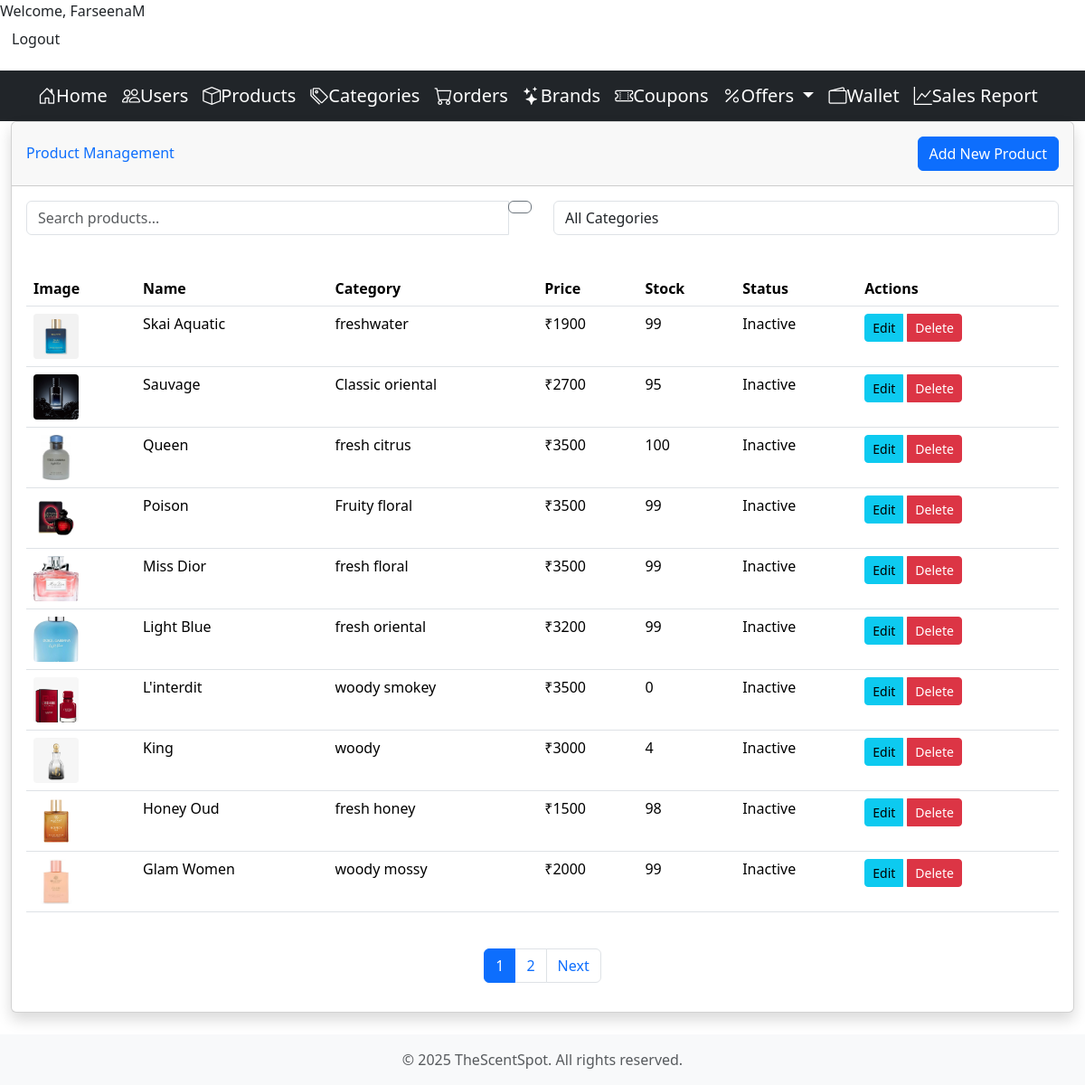
/adminhome/productlist/ (signed in), run on the app's committed database.
### core/models/product.py (models this page shows, shortened)
class Product(models.Model):
    name = models.CharField(max_length=50)
    price = models.IntegerField(default=0)
    description = models.CharField(max_length=2000, blank=True)
    image = models.ImageField(upload_to="images/")
    category = models.ForeignKey(Category, db_column='type2', on_delete=models.CASCADE)
    rating = models.IntegerField(default=1, validators=[MinValueValidator(0),MaxValueValidator(5)])
    brand = models.CharField(max_length=50, default="")
    gender = models.CharField(max_length=50, default="")
    size = models.CharField(max_length=50, default="")
    stock = models.IntegerField(default=0)

### core/models/category.py (models this page shows, shortened)
class Category(models.Model):
    id = models.AutoField(primary_key=True)
    name = models.CharField(max_length=100, null = True)
    description = models.TextField(null=True, blank=True)

### adminoperations/views.py (the view)
# urls.py: path('adminhome/productlist/', views.ProductListView.as_view(), name='product_list'),
class ProductListView(StaffRequiredMixin, ListView):
    model = Product
    template_name = 'adminoperations/admin_productlist.html'
    context_object_name = 'products'
    paginate_by = 10
    def get_queryset(self):
        queryset = Product.objects.all().order_by('-name')
        search_query = self.request.GET.get('search')
        category_filter = self.request.GET.get('category')
        if search_query:
            queryset = queryset.filter(
                Q(name__icontains=search_query) |
                Q(description__icontains=search_query)
            )
        if category_filter:
            queryset = queryset.filter(category_id=category_filter)
        return queryset
    def get_context_data(self, **kwargs):
        context = super().get_context_data(**kwargs)
        context['categories'] = Category.objects.all()
        context['selected_category'] = self.request.GET.get('category')
        return context

### adminoperations/views.py (called while the page is built)
    def dispatch(self, request, *args, **kwargs):
        if not request.user.is_staff:
            messages.error(request, "You don't have permission to access this page.")
            return redirect('main')  # Redirect to main page if not staff
        return super().dispatch(request, *args, **kwargs)

### adminoperations/templates/adminoperations/admin_productlist.html (shortened to what this page needs)
{% extends 'adminoperations/admin_base.html' %}
{% load static %}
{% block css%}
    <link href="{% static 'adminoperations/css/admin_productlist.css' %}" rel="stylesheet" type="text/css">
{% endblock %}
{% block content %}
<div class="container-fluid">
    <div class="card shadow mb-4">
        <div class="card-header py-3 d-flex justify-content-between align-items-center">
            <h6 class="m-0 font-weight-bold text-primary">Product Management</h6>
            <a href="{% url 'add_product' %}" class="btn btn-primary">
                 Add New Product
            </a>
        </div>
        <div class="card-body">
            <div class="row mb-4">
                <div class="col-md-6">
                    <form class="form-inline">
                        <div class="input-group w-100">
                            <input type="text" name="search" class="form-control"
                                   placeholder="Search products..."
                                   value="{{ request.GET.search }}">
                            <div class="input-group-append">
                                <button class="btn btn-outline-secondary" type="submit">
                                </button>
                            </div>
                        </div>
                    </form>
                </div>
                <div class="col-md-6">
                    <select class="form-control" id="categoryFilter" name="category">
                        <option value="">All Categories</option>
                    </select>
                </div>
            </div>
            <div class="table-responsive">
                <table class="table table-hover">
                    <thead class="thead-light">
                        <tr>
                            <th>Image</th>
                            <th>Name</th>
                            <th>Category</th>
                            <th>Price</th>
                            <th>Stock</th>
                            <th>Status</th>
                            <th>Actions</th>
                        </tr>
                    </thead>
                    <tbody>
                        {% for product in products %}
                        <tr>
                            <td>
                                <img src="{{ product.image.url }}" alt="{{ product.name }}"
                                     class="product-thumbnail">
                            </td>
                            <td>{{ product.name }}</td>
                            <td>{{ product.category.name }}</td>
                            <td>₹{{ product.price }}</td>
                            <td>{{ product.stock }}</td>
                            <td>
                                {% if product.is_available %}
                                    <span >Ative</span>
                                {% else %}
                                    <span >Inactive</span>
                                {% endif %}
                            </td>
                            <td>
                                <div class="btn-group" role="group">
                                    <a href="{% url 'edit_product' product.id %}"
                                       class="btn btn-info btn-sm" title="Edit">
                                        Edit
                                    </a>
                                    <a href="{% url 'delete_product' product.id %}"
                                       class="btn btn-danger btn-sm" title="Delete">
                                        Delete
                                    </a>
                                </div>
                            </td>
                        </tr>
                        {% empty %}
                        <tr>
                            <td colspan="7" class="text-center">No products found</td>
                        </tr>
                        {% endfor %}
                    </tbody>
                </table>
            </div>
            {% if is_paginated %}
            <nav aria-label="Page navigation" class="mt-4">
                <ul class="pagination justify-content-center">
                    {% for num in page_obj.paginator.page_range %}
                    <li class="page-item {% if page_obj.number == num %}active{% endif %}">
                        <a class="page-link" href="?page={{ num }}
                           {% if request.GET.category %}&category={{ request.GET.category }}{% endif %}">
                            {{ num }}
                        </a>
                    </li>
                    {% endfor %}
                    {% if page_obj.has_next %}
                    <li class="page-item">
                        <a class="page-link" href="?page={{ page_obj.next_page_number }}
                           {% if request.GET.category %}&category={{ request.GET.category }}{% endif %}">
                            Next
                        </a>
                    </li>
                    {% endif %}
                </ul>
            </nav>
            {% endif %}
        </div>
    </div>
</div>
{% endblock %}

### adminoperations/templates/adminoperations/admin_base.html (shortened to what this page needs)
{% load static %}
{% block css%}{% endblock %}
<!DOCTYPE html>
<html lang="en">
<head>
    <link href="https://cdn.jsdelivr.net/npm/bootstrap@5.3.2/dist/css/bootstrap.min.css"
          rel="stylesheet"
>
    <link rel="stylesheet"
          href="https://cdn.jsdelivr.net/npm/bootstrap-icons@1.11.1/font/bootstrap-icons.css">
</head>
<body>
    {% if user.is_authenticated and user.is_staff %}
    <div class="logout-section" background-color=" #f8f9fa", padding="10px 20px", display="flex", justify-content="flex-end", align-items= "center", border-bottom="1px solid #dee2e6">
        <span>Welcome, {{ user.username }}</span>
        <form method="post" action="{% url 'admin_logout' %}" class="logout-form" margin-right="15px",color= " #495057", font-weight= "500">
            <button type="submit" class="btn btn-logout" background-color=" #dc3545", color= "white", border= "none", padding= "5px 15px", border-radius= "4px", transition= "background-color 0.3s ease" >Logout</button>
        </form>
    </div>
    {% endif %}
    <nav class="navbar navbar-expand-lg navbar-dark bg-dark">
        <div class="container">
            <a class="navbar-brand" href="{% url 'admin_home' %}">
                <i class="bi bi-house-door"></i>Home</a>
            <a class="navbar-brand" href="{% url 'user_list' %}">
                <i class="bi bi-people"></i>Users</a>
            <a class="navbar-brand" href="{% url 'product_list' %}">
                <i class="bi bi-box"></i>Products</a>
            <a class="navbar-brand" href="{% url 'category_list' %}">
                <i class="bi bi-tags"></i>Categories</a>
            <a class="navbar-brand" href="{% url 'admin_order_list' %}">
                <i class="bi bi-cart"></i>orders</a>
            <a class="navbar-brand" href="{% url 'brand_list' %}">
                <i class="bi bi-stars"></i>Brands</a>
            <a class="navbar-brand" href="{% url 'coupon_list' %}">
                <i class="bi bi-ticket-perforated"></i>Coupons</a>
            <div class="dropdown d-inline">
                <a class="navbar-brand dropdown-toggle" href="#" role="button" id="offersDropdown" data-bs-toggle="dropdown" aria-expanded="false">
                    <i class="bi bi-percent"></i>Offers
                </a>
            </div>
            <a class="navbar-brand" href="{% url 'admin_wallet_list' %}">
                <i class="bi bi-wallet2"></i>Wallet</a>
            <a class="navbar-brand" href="{% url 'sales_report' %}">
                <i class="bi bi-graph-up"></i>Sales Report</a>
        </div>
    </nav>
    <main>
        {% block content %}
        {% endblock %}
    </main>
    <footer class="footer mt-auto py-3 bg-light">
        <div class="container text-center">
            <span class="text-muted">© {% now "Y" %} TheScentSpot. All rights reserved.</span>
        </div>
    </footer>
</body>
</html>

### adminoperations/static/adminoperations/css/admin_productlist.css (style rules this page uses)
.product-thumbnail { width: 50px; height: 50px; object-fit: cover; border-radius: 4px; }
.btn-group { display: flex; gap: 5px; }
.card { border: none; margin-bottom: 1.5rem; }
.input-group .btn { z-index: 0; }

### data on the page
Product: image (picture), name "Skai Aquatic", category.name "freshwater", price "1900", stock "99"
Product: image (picture), name "Sauvage", category.name "Classic oriental", price "2700", stock "95"
Product: image (picture), name "Queen", category.name "fresh citrus", price "3500", stock "100"
Product: image (picture), name "Poison", category.name "Fruity floral", price "3500", stock "99"
Product: image (picture), name "Miss Dior", category.name "fresh floral", price "3500", stock "99"
Product: image (picture), name "Light Blue", category.name "fresh oriental", price "3200", stock "99"
Product: image (picture), name "L'interdit", category.name "woody smokey", price "3500", stock "0"
Product: image (picture), name "King", category.name "woody", price "3000", stock "4"
Product: image (picture), name "Honey Oud", category.name "fresh honey", price "1500", stock "98"
Product: image (picture), name "Glam Women", category.name "woody mossy", price "2000", stock "99"

### other printed values
{{ user.username }} "FarseenaM"
{{ num }} "1" "2"
